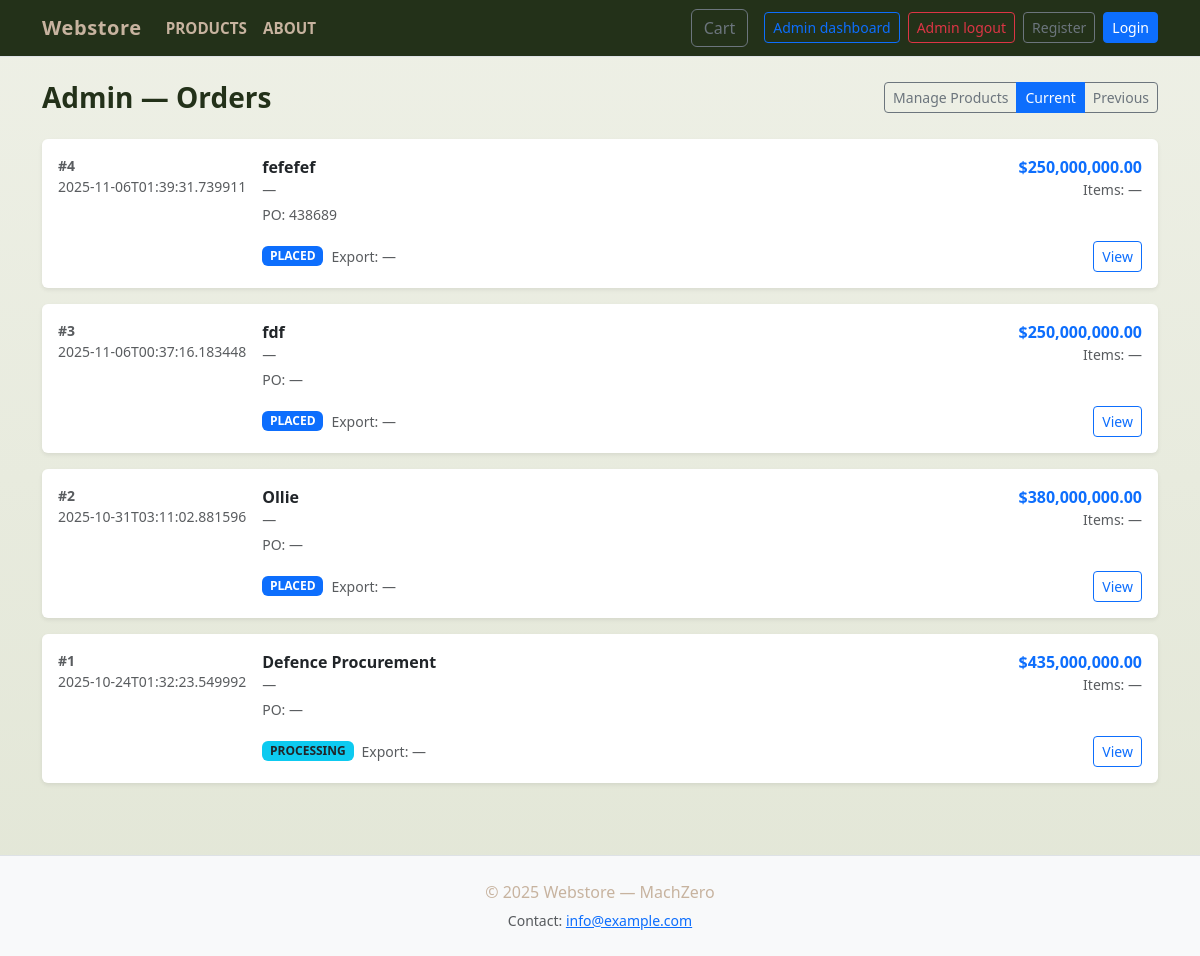
/admin/orders (signed in), run on the app's committed database.
### tables this page shows
CREATE TABLE orders (
        id INTEGER PRIMARY KEY,
        customer_id INTEGER NOT NULL,
        total REAL NOT NULL,
        status TEXT NOT NULL,
        created_at TEXT NOT NULL, agency TEXT, authorized_officer TEXT, official_email TEXT, position_clearance TEXT, contact_number TEXT, po_number TEXT, contract_reference TEXT, funding_source TEXT, auth_doc TEXT, vendor_id TEXT, end_user_cert TEXT, export_license_status TEXT, delivery_location TEXT, required_delivery_date TEXT, payment_method TEXT, declaration_agreed INTEGER, digital_signature TEXT,
        FOREIGN KEY(customer_id) REFERENCES customers(id) ON DELETE CASCADE
    );

CREATE TABLE customers (
        id INTEGER PRIMARY KEY,
        name TEXT NOT NULL,
        email TEXT UNIQUE NOT NULL,
        phone TEXT,
        address TEXT,
        created_at TEXT NOT NULL
    , password TEXT);

### app.py (the view)
@app.route("/admin/orders")
@login_required
def admin_orders():
    db = get_db()
    filt = request.args.get("filter", "current")
    if filt == "previous":
        rows = db.execute(
            "SELECT o.*, c.name AS customer_name FROM orders o LEFT JOIN customers c ON o.customer_id = c.id "
            "WHERE o.status IN ('completed','shipped','cancelled') ORDER BY o.created_at DESC"
        ).fetchall()
    else:
        rows = db.execute(
            "SELECT o.*, c.name AS customer_name FROM orders o LEFT JOIN customers c ON o.customer_id = c.id "
            "WHERE o.status NOT IN ('completed','shipped','cancelled') ORDER BY o.created_at DESC"
        ).fetchall()
    return render_template("admin_orders.html", orders=rows, filter=filt)

### app.py (called while the page is built)
def login_required(f):
    @wraps(f)
    def wrapped(*args, **kwargs):
        if not session.get("is_admin"):
            return redirect(url_for("admin_login", next=request.path))
        return f(*args, **kwargs)
    return wrapped

def get_db():
    if 'db' not in g:
        conn = sqlite3.connect(DB_PATH)
        conn.row_factory = sqlite3.Row
        conn.execute("PRAGMA foreign_keys = ON;")
        g.db = conn
    return g.db

@app.context_processor
def inject_cart_count():
    cart = session.get("cart", {}) if session is not None else {}
    try:
        count = sum(int(v) for v in cart.values()) if cart else 0
    except Exception:
        count = 0
    return {"cart_count": count}

### templates/admin_orders.html (shortened to what this page needs)
<!doctype html>
<html lang="en">
<head>
  <link href="https://cdn.jsdelivr.net/npm/bootstrap@5.3.0/dist/css/bootstrap.min.css" rel="stylesheet">
  <link rel="stylesheet" href="{{ url_for('static', filename='css/styles.css') }}">
</head>
<body>
  {% include 'navbar.html' %}
  <main class="container py-4">
    <div class="d-flex justify-content-between align-items-center mb-4">
      <h3 class="mb-0 fw-bold">Admin — Orders</h3>
      <div class="btn-group" role="group" aria-label="admin actions">
        <a href="{{ url_for('admin_products') }}" class="btn btn-sm btn-outline-secondary">Manage Products</a>
        <a href="{{ url_for('admin_orders', filter='current') }}" class="btn btn-sm btn-outline-primary {% if filter!='previous' %}active{% endif %}">Current</a>
        <a href="{{ url_for('admin_orders', filter='previous') }}" class="btn btn-sm btn-outline-secondary {% if filter=='previous' %}active{% endif %}">Previous</a>
      </div>
    </div>
    {% if orders %}
      <div class="row g-3">
        {% for o in orders %}
          <div class="col-12">
            <div class="card shadow-sm border-0">
              <div class="card-body d-flex flex-column flex-md-row align-items-start">
                <div class="me-3 text-muted small" style="min-width:110px;">
                  <div class="fw-semibold">#{{ o.id }}</div>
                  <div class="text-muted">{{ o.created_at }}</div>
                </div>
                <div class="flex-grow-1">
                  <div class="d-flex justify-content-between align-items-start">
                    <div>
                      <div class="fw-semibold">{{ o.customer_name or '—' }}</div>
                      <div class="small text-muted">{{ o.customer_email or '—' }}</div>
                      <div class="small text-muted mt-1">PO: {{ o.po_number or '—' }}</div>
                    </div>
                    <div class="text-end">
                      <div class="fw-semibold text-primary">${{ "{:,.2f}".format(o.total) }}</div>
                      <div class="small text-muted">Items: {{ o.item_count if o.item_count is defined else '—' }}</div>
                    </div>
                  </div>
                  <div class="mt-3 d-flex flex-wrap gap-2 align-items-center">
                    {% set s = (o.status or '') %}
                    {% if s == 'placed' %}
                      <span class="badge bg-primary text-uppercase small">{{ s }}</span>
                    {% elif s == 'processing' %}
                      <span class="badge bg-info text-dark text-uppercase small">{{ s }}</span>
                    {% elif s == 'shipped' %}
                      <span class="badge bg-secondary text-uppercase small">{{ s }}</span>
                    {% elif s == 'completed' %}
                      <span class="badge bg-success text-uppercase small">{{ s }}</span>
                    {% elif s == 'cancelled' %}
                      <span class="badge bg-danger text-uppercase small">{{ s }}</span>
                    {% else %}
                      <span class="badge bg-secondary text-uppercase small">{{ s }}</span>
                    {% endif %}
                    {% set e = o.export_license_status %}
                    {% if e %}
                      {% if e == 'Approved' %}
                        <span class="badge bg-success small">Export: {{ e }}</span>
                      {% elif e == 'Pending' %}
                        <span class="badge bg-warning text-dark small">Export: {{ e }}</span>
                      {% elif e == 'Exempt' %}
                        <span class="badge bg-info text-dark small">Export: {{ e }}</span>
                      {% else %}
                        <span class="badge bg-secondary small">Export: {{ e }}</span>
                      {% endif %}
                    {% else %}
                      <span class="text-muted small">Export: —</span>
                    {% endif %}
                    <div class="ms-auto">
                      <a class="btn btn-sm btn-outline-primary" href="{{ url_for('admin_order_detail', order_id=o.id) }}">View</a>
                    </div>
                  </div>
                </div>
              </div>
            </div>
          </div>
        {% endfor %}
      </div>
    {% else %}
      <div class="card shadow-sm">
        <div class="card-body text-center text-muted">
          No orders found.
        </div>
      </div>
    {% endif %}
  </main>
  <footer class="bg-light border-top py-4 mt-5">
    <div class="container text-center">
      <p class="mb-1">&copy; 2025 Webstore — MachZero</p>
      <small class="text-muted">Contact: <a href="mailto:info@example.com">info@example.com</a></small>
    </div>
  </footer>
</body>
</html>

### static/css/styles.css (style rules this page uses)
:root { --olive: #4b5320; --army-dark: #233119; --khaki: #c7b39f; --sand: #e6dcc8; --accent: #8b1f1f; --white: #ffffff; --navy: #001a66; }
body { background: linear-gradient(180deg, #eef0e6 0%, #e2e6d6 100%); color: var(--army-dark); font-family: "Segoe UI", Roboto, "Helvetica Neue", Arial, sans-serif; margin: 0; }
body { transition: opacity 320ms ease-in-out; will-change: opacity; }
footer { background: var(--army-dark); color: var(--khaki); border-top: 4px solid var(--olive); padding: 1rem 0; margin-top: 2rem; text-align: center; }

### data on the page
orders: id "4", created_at "2025-11-06T01:39:31.739911", name "fefefef", customer_email "—", po_number "438689", total "250,000,000.00", item_count "—", status "PLACED"
orders: id "3", created_at "2025-11-06T00:37:16.183448", name "fdf", customer_email "—", po_number "—", total "250,000,000.00", item_count "—", status "PLACED"
orders: id "2", created_at "2025-10-31T03:11:02.881596", name "Ollie", customer_email "—", po_number "—", total "380,000,000.00", item_count "—", status "PLACED"
orders: id "1", created_at "2025-10-24T01:32:23.549992", name "Defence Procurement", customer_email "—", po_number "—", total "435,000,000.00", item_count "—", status "PROCESSING"
